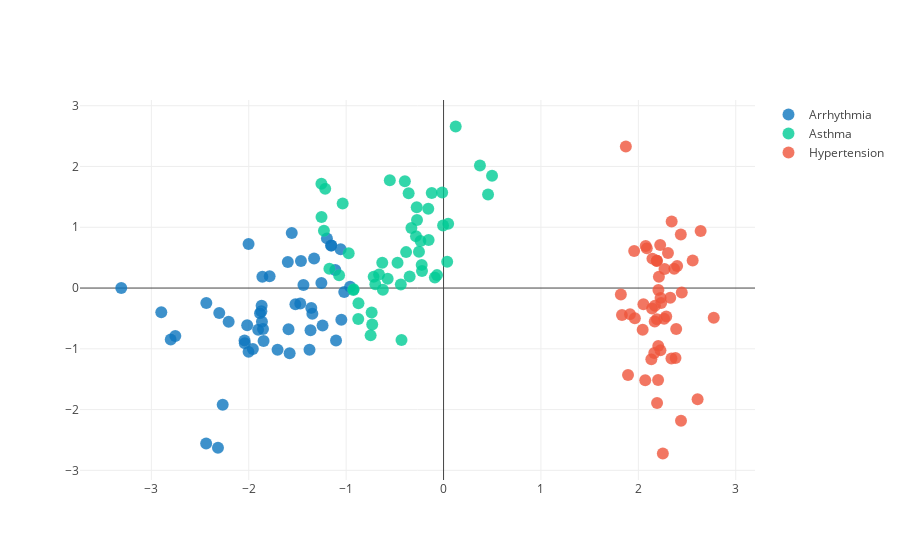

Notebook source saved alongside this figure:
### Markdown cell above
## PCA
### A DataSet

### Code cell
colors = {'Arrhythmia': '#0D76BF', 'Asthma': '#00cc96', 'Hypertension': '#EF553B'}
PCA(PCA_A, 4, colors)
